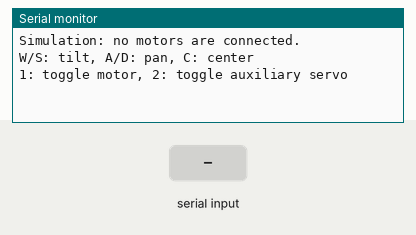
The sketch below on a simulated Arduino Uno, built with avr-gcc and run on an emulated ATmega328P. Shown: the last lines printed to the serial monitor. The inputs (shaded band) are chosen by the test bench.

Above: at 1.2 s.
1.3 s: "w" received over Serial
At 2.2 s:
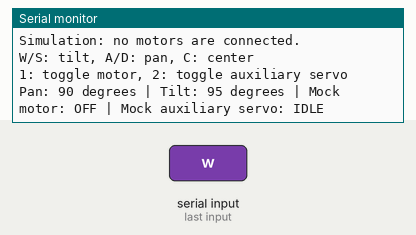
2.8 s: byte 49 ('1') received over Serial
At 3.3 s:
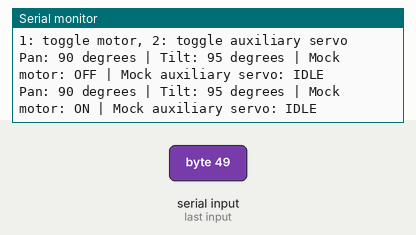
4.3 s: byte 50 ('2') received over Serial
At 5.5 s:
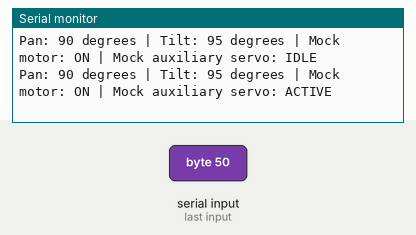
5.8 s: byte 49 ('1') received over Serial
At 6.8 s:
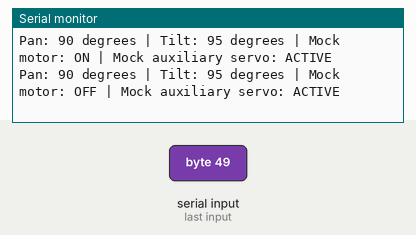
7.3 s: "W" received over Serial
At 7.9 s:
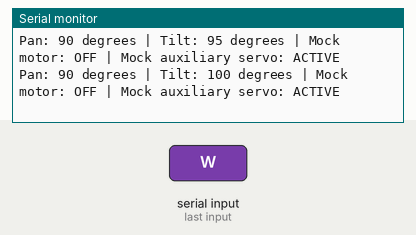

The sketch:

1Turret_Code.ino
```cpp
int panAngle = 90;    // Left and right
int tiltAngle = 90;   // Up and down
int stepSize = 5;     // Change the angle by 5 degrees per command
int minimumAngle = 45;
int maximumAngle = 135;

bool motorOn = false;
bool auxiliaryServoOn = false;

void setup() {
  Serial.begin(9600);

  Serial.println("Simulation: no motors are connected.");
  Serial.println("W/S: tilt, A/D: pan, C: center");
  Serial.println("1: toggle motor, 2: toggle auxiliary servo");
}

void loop() {
  // Read one character whenever the Serial Monitor sends a command.
  if (Serial.available() > 0) {
    char command = Serial.read();

    if (command == 'w' || command == 'W') {
      moveTilt(stepSize);
    } else if (command == 's' || command == 'S') {
      moveTilt(-stepSize);
    } else if (command == 'a' || command == 'A') {
      movePan(-stepSize);
    } else if (command == 'd' || command == 'D') {
      movePan(stepSize);
    } else if (command == 'c' || command == 'C') {
      // Return both simulated axes to their example center positions.
      panAngle = 90;
      tiltAngle = 90;
    } else if (command == '1') {
      toggleMotor();
    } else if (command == '2') {
      toggleAuxiliaryServo();
    } else {
      // Ignore line endings and other characters.
      return;
    }

    // Show the updated positions and motor states after each command.
    Serial.print("Pan: ");
    Serial.print(panAngle);
    Serial.print(" degrees | Tilt: ");
    Serial.print(tiltAngle);
    Serial.print(" degrees | Mock motor: ");
    Serial.print(motorOn ? "ON" : "OFF");
    Serial.print(" | Mock auxiliary servo: ");
    Serial.println(auxiliaryServoOn ? "ACTIVE" : "IDLE");
  }
}

// These functions change simulated values; they don't move real motors.
void movePan(int change) {
  // Keep the example position within the chosen range.
  panAngle = constrain(panAngle + change, minimumAngle, maximumAngle);
}

void moveTilt(int change) {
  tiltAngle = constrain(tiltAngle + change, minimumAngle, maximumAngle);
}

void toggleMotor() {
  motorOn = !motorOn;
}

void toggleAuxiliaryServo() {
  auxiliaryServoOn = !auxiliaryServoOn;
}
```

Measured:
- after the input at 1.3 s, the serial monitor: prints a new line at once (image 1)
- after the input at 2.8 s, the serial monitor: prints a new line at once (image 2)
- after the input at 4.3 s, the serial monitor: prints a new line at once (image 3)
- after the input at 5.8 s, the serial monitor: prints a new line at once (image 4)
- after the input at 7.3 s, the serial monitor: prints a new line at once (image 5)
